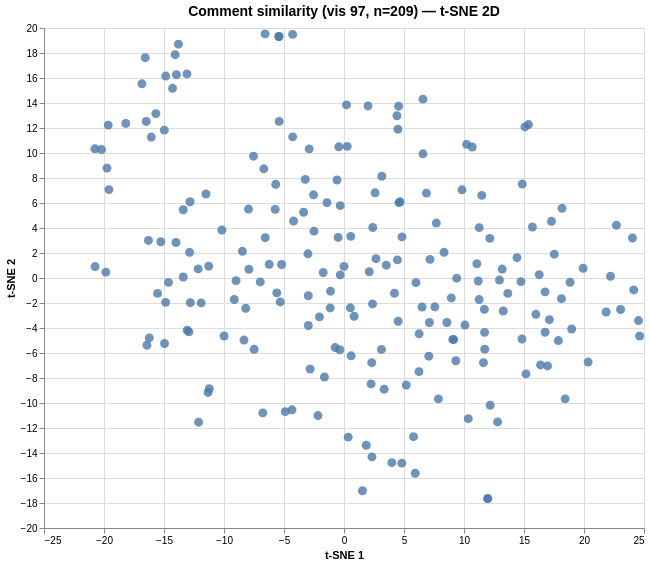

Write a Vega-Lite specification for this figure.
### Vega specification from a JSON file in a GitHub repository (floating-point values rounded to 4 significant figures; data arrays with more than 128 entries replaced by an {"elided": "..."} marker saying what was removed)
{"$schema": "https://vega.github.io/schema/vega/v6.json", "data": [{"name": "param_1e9efca18e7a2868_store"}, {"name": "source_0", "values": {"elided": "209 records"}}, {"name": "source_0_x_domain_dim_1", "values": [{"min": -20.76, "max": 24.63}]}, {"name": "source_0_y_domain_dim_2", "values": [{"min": -17.65, "max": 19.53}]}], "signals": [{"name": "unit", "value": {}, "on": [{"events": "pointermove", "update": "isTuple(group()) ? group() : unit"}]}, {"name": "param_1e9efca18e7a2868", "update": "vlSelectionResolve(\"param_1e9efca18e7a2868_store\", \"union\")"}, {"name": "param_1e9efca18e7a2868_dim_1", "on": [{"events": [{"source": "view", "type": "dblclick"}], "update": "null"}, {"events": {"signal": "param_1e9efca18e7a2868_translate_delta"}, "update": "panLinear(param_1e9efca18e7a2868_translate_anchor.extent_x, -param_1e9efca18e7a2868_translate_delta.x / width)"}, {"events": {"signal": "param_1e9efca18e7a2868_zoom_delta"}, "update": "zoomLinear(domain(\"x\"), param_1e9efca18e7a2868_zoom_anchor.x, param_1e9efca18e7a2868_zoom_delta)"}]}, {"name": "param_1e9efca18e7a2868_dim_2", "on": [{"events": [{"source": "view", "type": "dblclick"}], "update": "null"}, {"events": {"signal": "param_1e9efca18e7a2868_translate_delta"}, "update": "panLinear(param_1e9efca18e7a2868_translate_anchor.extent_y, param_1e9efca18e7a2868_translate_delta.y / height)"}, {"events": {"signal": "param_1e9efca18e7a2868_zoom_delta"}, "update": "zoomLinear(domain(\"y\"), param_1e9efca18e7a2868_zoom_anchor.y, param_1e9efca18e7a2868_zoom_delta)"}]}, {"name": "param_1e9efca18e7a2868_tuple", "on": [{"events": [{"signal": "param_1e9efca18e7a2868_dim_1 || param_1e9efca18e7a2868_dim_2"}], "update": "param_1e9efca18e7a2868_dim_1 && param_1e9efca18e7a2868_dim_2 ? {unit: \"\", fields: param_1e9efca18e7a2868_tuple_fields, values: [param_1e9efca18e7a2868_dim_1,param_1e9efca18e7a2868_dim_2]} : null"}]}, {"name": "param_1e9efca18e7a2868_tuple_fields", "value": [{"field": "dim_1", "channel": "x", "type": "R"}, {"field": "dim_2", "channel": "y", "type": "R"}]}, {"name": "param_1e9efca18e7a2868_translate_anchor", "value": {}, "on": [{"events": [{"source": "scope", "type": "pointerdown"}], "update": "{x: x(unit), y: y(unit), extent_x: domain(\"x\"), extent_y: domain(\"y\")}"}]}, {"name": "param_1e9efca18e7a2868_translate_delta", "value": {}, "on": [{"events": [{"source": "window", "between": [{"source": "scope", "type": "pointerdown"}, {"source": "window", "type": "pointerup"}], "consume": true, "type": "pointermove"}], "update": "{x: param_1e9efca18e7a2868_translate_anchor.x - x(unit), y: param_1e9efca18e7a2868_translate_anchor.y - y(unit)}"}]}, {"name": "param_1e9efca18e7a2868_zoom_anchor", "on": [{"events": [{"source": "scope", "type": "wheel", "consume": true}], "update": "{x: invert(\"x\", x(unit)), y: invert(\"y\", y(unit))}"}]}, {"name": "param_1e9efca18e7a2868_zoom_delta", "on": [{"events": [{"source": "scope", "consume": true, "type": "wheel"}], "update": "pow(1.001, event.deltaY * pow(16, event.deltaMode))", "force": true}]}, {"name": "param_1e9efca18e7a2868_modify", "on": [{"events": {"signal": "param_1e9efca18e7a2868_tuple"}, "update": "modify(\"param_1e9efca18e7a2868_store\", param_1e9efca18e7a2868_tuple, true)"}]}], "marks": [{"type": "symbol", "name": "marks", "from": {"data": "source_0"}, "encode": {"update": {"tooltip": {"signal": "{\"Comment #\": format(datum[\"index\"], \"\"), \"Comment\": isValid(datum[\"comment\"]) ? datum[\"comment\"] : \"\"+datum[\"comment\"]}"}, "x": {"field": "dim_1", "scale": "x"}, "y": {"field": "dim_2", "scale": "y"}, "opacity": {"value": 0.8}, "size": {"value": 80}, "fill": {"value": "#4c78a8"}, "shape": {"value": "circle"}}}, "clip": true, "style": ["circle"], "interactive": true}], "scales": [{"name": "x", "type": "linear", "domain": [{"signal": "(data(\"source_0_x_domain_dim_1\")[0] || {}).min"}, {"signal": "(data(\"source_0_x_domain_dim_1\")[0] || {}).max"}], "range": [0, {"signal": "width"}], "domainRaw": {"signal": "param_1e9efca18e7a2868[\"dim_1\"]"}, "zero": true, "nice": true}, {"name": "y", "type": "linear", "domain": [{"signal": "(data(\"source_0_y_domain_dim_2\")[0] || {}).min"}, {"signal": "(data(\"source_0_y_domain_dim_2\")[0] || {}).max"}], "range": [{"signal": "height"}, 0], "nice": true, "zero": true, "domainRaw": {"signal": "param_1e9efca18e7a2868[\"dim_2\"]"}}], "axes": [{"scale": "x", "aria": false, "domain": false, "gridScale": "y", "grid": true, "ticks": false, "labels": false, "orient": "bottom", "tickCount": {"signal": "ceil(width/40)"}, "minExtent": 0, "zindex": 0, "maxExtent": 0}, {"scale": "y", "domain": false, "aria": false, "grid": true, "minExtent": 0, "ticks": false, "orient": "left", "tickCount": {"signal": "ceil(height/40)"}, "zindex": 0, "maxExtent": 0, "gridScale": "x", "labels": false}, {"scale": "x", "tickCount": {"signal": "ceil(width/40)"}, "title": "t-SNE 1", "labelFlush": true, "labelOverlap": true, "zindex": 0, "grid": false, "orient": "bottom"}, {"scale": "y", "grid": false, "orient": "left", "zindex": 0, "labelOverlap": true, "tickCount": {"signal": "ceil(height/40)"}, "title": "t-SNE 2"}], "title": {"text": "Comment similarity (vis 97, n=209) — t-SNE 2D", "fontSize": 14, "frame": "group"}, "width": 600, "padding": 5, "height": 500, "background": "white", "style": "cell"}
